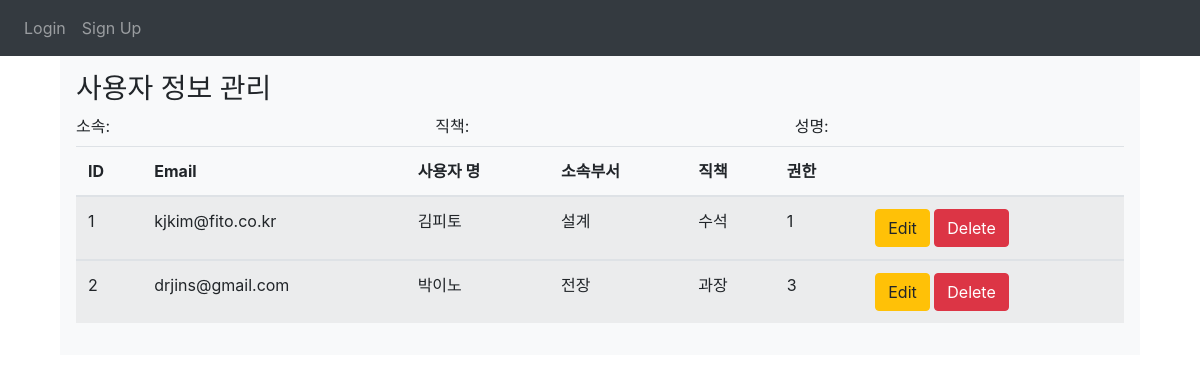
Page /userinfo_update on the committed database.
### website/models.py (models this page shows)
class User(db.Model, UserMixin):                                      #Employee
    id = db.Column(db.Integer, primary_key=True)                      #DB primary_key ID
    email = db.Column(db.String(50), unique=True)                     #이름대신 ID로 사용함
    uname = db.Column(db.String(50),nullable=False)                   #이름
    udepartment = db.Column(db.String(50))                            #소속부서
    uposition = db.Column(db.String(50))                              #직책
    password = db.Column(db.String(50))                               #패스워드
    authority = db.Column(db.String(10))                              #권한관리 : 1 슈퍼 관리자, 2 관리자, 3 일반 사용자
    notes = db.relationship('Note')                                   #외래키 연동
    projects = db.relationship('Project')
    working_hours = db.relationship('Working_hour')

### website/auth.py (the view, shortened to what this page needs)
@auth.route('/userinfo_update', methods=['GET', 'POST'])
def userinfo_update():
    all_data = User.query.all()
    return render_template("user_info.html", all_data=all_data, user=current_user)

### website/templates/user_info.html (shortened to what this page needs)
{% extends "base.html" %}
{% block content%}
<div class="container">
<div class="row">
<div class="col-md-12">
<div class="bg-light p-3">
    <h3>사용자 정보 관리</h3>
    <form>
        <div class="row">
            <div class="col">
            <label for="userDepartmet">소속: {{user.udepartment}}</label>
            </div>
            <div class="col">
            <label for="userPosition">직책: {{user.uposition}}</label>
            </div>
            <div class="col">
            <label for="userName">성명: {{user.uname}}</label>
            </div>
        </div>
    </form>
        <table class="table table-hover table-striped" id="table1">
            <thead>
                <tr>
                    <th>ID</th>
                    <th>Email</th>
                    <th>사용자 명</th>
                    <th>소속부서</th>
                    <th>직책</th>
                    <th>권한</th>
                    <th></th>
                </tr>
            </thead>
            {% for row in all_data %}
                <tbody>
                    <tr>
                        <td>{{row.id}}</td>
                        <td>{{row.email}}</td>
                        <td>{{row.uname}}</td>
                        <td>{{row.udepartment}}</td>
                        <td>{{row.uposition}}</td>
                        <td>{{row.authority}}</td>
                        <td>
                        <a href="/auth.userinfo_update/{{row.id}}" class="btn btn-warning btn-xs" data-toggle="modal" data-target="#modaledit{{row.id}}">Edit</a>
                        <a href="/userdelete/{{row.id}}" class="btn btn-danger btn-xs" onclick="return confirm('이 데이터를 삭제하시겠습니까?')">Delete</a>
                        </td>
                    </tr>
                </tbody>
            {% endfor %}
        </table>
</div>
</div>
</div>
</div>
{% endblock %}

### rows in the picture
User: id "1", email "kjkim@fito.co.kr", uname "김피토", udepartment "설계", uposition "수석", authority "1"
User: id "2", email "drjins@gmail.com", uname "박이노", udepartment "전장", uposition "과장", authority "3"
